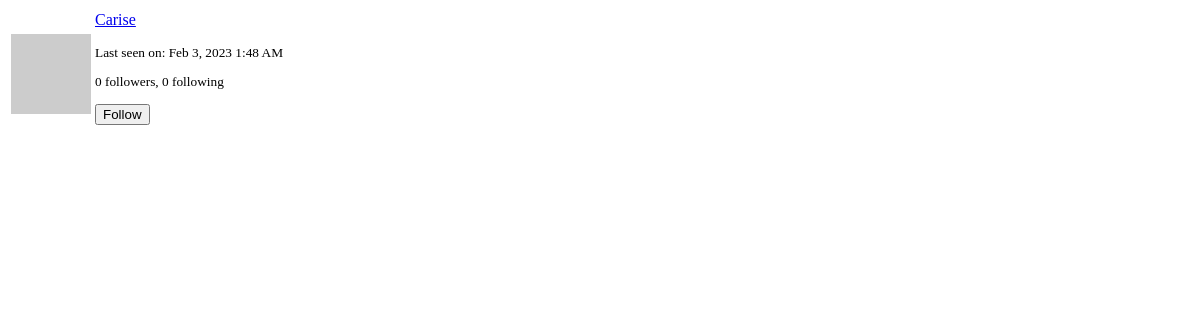
Page /user/Carise/popup (signed in) on the earlier database version.
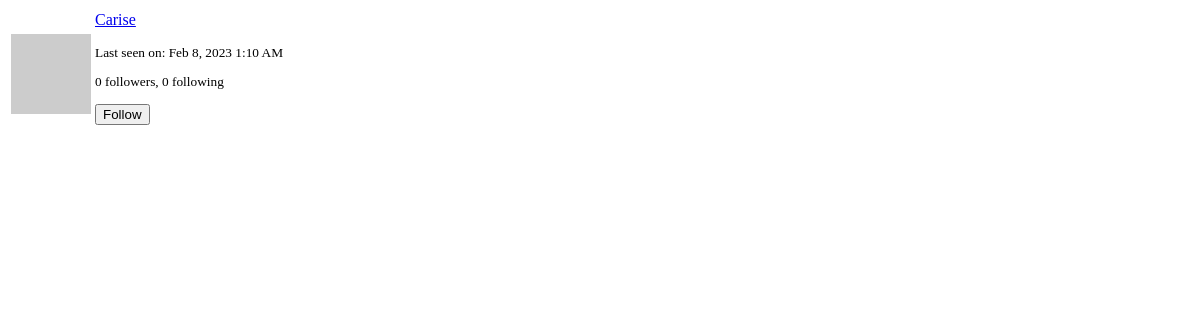
Same page on the later database version.
### app/models.py (models this page shows, shortened)
class PaginatedAPIMixin(object):
    @staticmethod
    def to_collection_dict(query, page, per_page, endpoint, **kwargs):
        resources = query.paginate(page=page, per_page=per_page,
                                   error_out=False)
        data = {
            'items': [item.to_dict() for item in resources.items],
            '_meta': {
                'page': page,
                'per_page': per_page,
                'total_pages': resources.pages,
                'total_items': resources.total
            },
            '_links': {
                'self': url_for(endpoint, page=page, per_page=per_page,
                                **kwargs),
                'next': url_for(endpoint, page=page + 1, per_page=per_page,
                                **kwargs) if resources.has_next else None,
                'prev': url_for(endpoint, page=page - 1, per_page=per_page,
                                **kwargs) if resources.has_prev else None
            }
        }
        return data

class User(PaginatedAPIMixin, UserMixin, db.Model):
    id = db.Column(db.Integer, primary_key=True)
    username = db.Column(db.String(64), index=True, unique=True)
    email = db.Column(db.String(120), index=True, unique=True)
    password_hash = db.Column(db.String(128))
    posts = db.relationship('Post', backref='author', lazy='dynamic')
    about_me = db.Column(db.String(140))
    last_seen = db.Column(db.DateTime, default=datetime.utcnow)
    token = db.Column(db.String(32), index=True, unique=True)
    token_expiration = db.Column(db.DateTime)
    followed = db.relationship(
        'User', secondary=followers,
        primaryjoin=(followers.c.follower_id == id),
        secondaryjoin=(followers.c.followed_id == id),
        backref=db.backref('followers', lazy='dynamic'), lazy='dynamic')
    messages_sent = db.relationship('Message', foreign_keys='Message.sender_id',
                                    backref='author', lazy='dynamic')
    messages_received = db.relationship('Message', foreign_keys='Message.recipient_id',
                                        backref='recipient', lazy='dynamic')
    last_message_read_time = db.Column(db.DateTime)
    def avatar(self, size):
        digest = md5(self.email.lower().encode('utf-8')).hexdigest()
        return 'https://www.gravatar.com/avatar/{}?d=identicon&s={}'.format(
            digest, size)
    def is_following(self, user):
        return self.followed.filter(
            followers.c.followed_id == user.id).count() > 0

### app/main/routes.py (the view)
@bp.route('/user/<username>/popup')
@login_required
def user_popup(username):
    user = User.query.filter_by(username=username).first_or_404()
    form = EmptyForm()
    return render_template('user_popup.html', user=user, form=form)

### app/main/forms.py
class EmptyForm(FlaskForm):
    submit = SubmitField('Submit')

### app/main/routes.py (called while the page is built)
@bp.before_app_request
def before_request():
    if current_user.is_authenticated:
        current_user.last_seen = datetime.utcnow()
        db.session.commit()
    g.locale = str(get_locale())

### app/models.py (called while the page is built)
@login.user_loader
def load_user(id):
    return User.query.get(int(id))

### app/templates/user_popup.html (shortened to what this page needs)
<table class="table">
    <tr>
        <td width="64" style="border: 0px;"><img src="{{ user.avatar(64) }}"></td>
        <td style="border: 0px;">
            <p><a href="{{ url_for('main.user', username=user.username) }}">{{ user.username }}</a></p>
            <small>
                {% if user.last_seen %}
                <p>{{ _('Last seen on') }}: {{ moment(user.last_seen).format('lll') }}</p>
                {% endif %}
                <p>{{ _('%(count)d followers', count=user.followers.count()) }}, {{ _('%(count)d following', count=user.followed.count()) }}</p>
                {% if user != current_user %}
                    {% if not current_user.is_following(user) %}
                    <p>
                        <form action="{{ url_for('main.follow', username=user.username) }}" method="post">
                            {{ form.submit(value=_('Follow'), class_='btn btn-default btn-sm') }}
                        </form>
                    </p>
                    {% endif %}
                {% endif %}
            </small>
        </td>
    </tr>
</table>

Differences in the rows shown:
changed User "Carise": last_seen "Feb 3, 2023 1:48 AM" → "Feb 8, 2023 1:10 AM"
